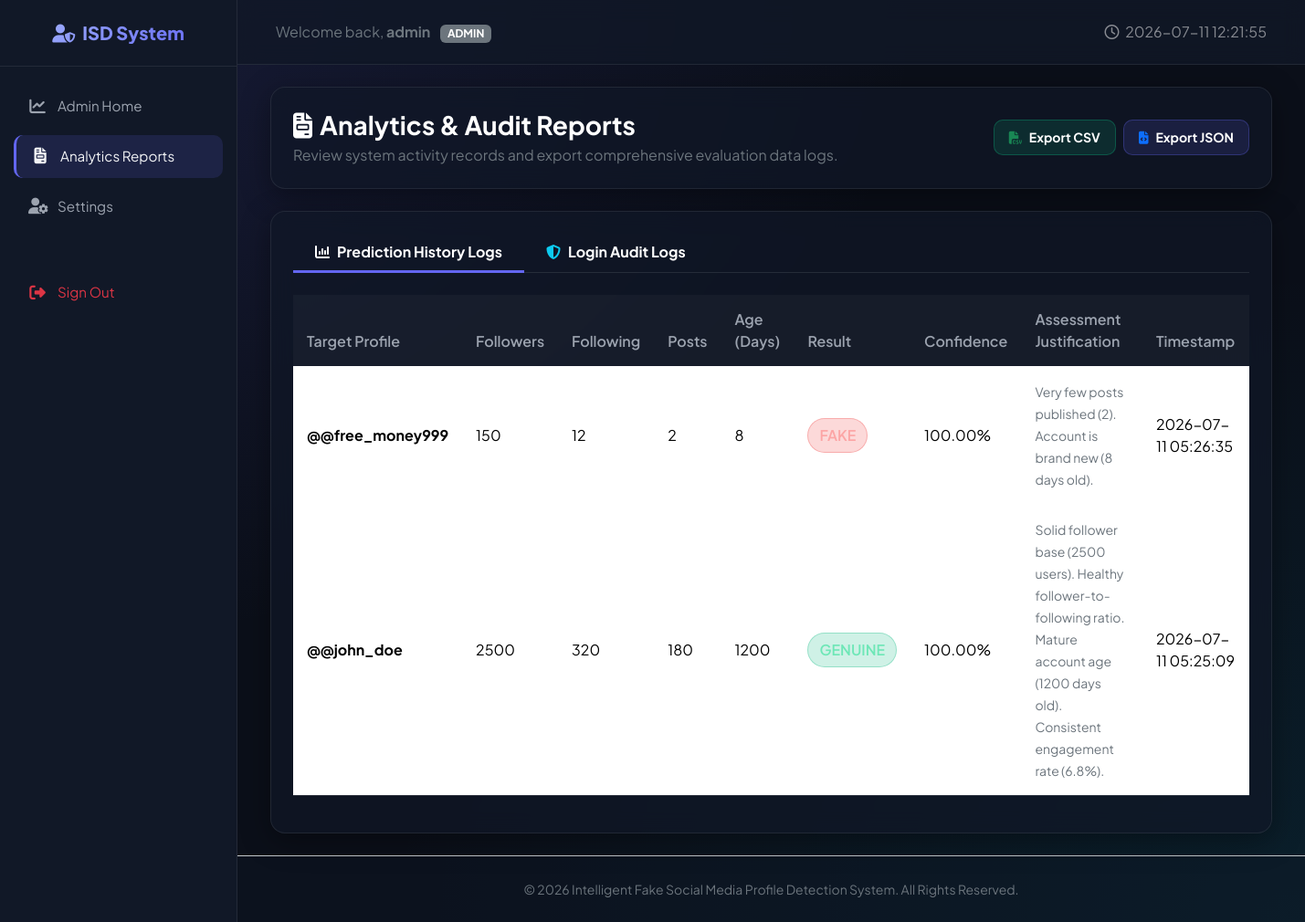
/reports (signed in), run on the app's committed database.
### app.py (models this page shows)
class Admin(db.Model, UserMixin):
    __tablename__ = 'admin'
    id = db.Column(db.Integer, primary_key=True)
    username = db.Column(db.String(50), unique=True, nullable=False)
    email = db.Column(db.String(100), unique=True, nullable=False)
    password_hash = db.Column(db.String(255), nullable=False)
    created_at = db.Column(db.DateTime, default=datetime.utcnow)

class PredictionHistory(db.Model):
    __tablename__ = 'prediction_history'
    id = db.Column(db.Integer, primary_key=True)
    user_id = db.Column(db.Integer, db.ForeignKey('users.id', ondelete='SET NULL'), nullable=True)
    username = db.Column(db.String(100), nullable=False)
    followers = db.Column(db.Integer, nullable=False)
    following = db.Column(db.Integer, nullable=False)
    posts = db.Column(db.Integer, nullable=False)
    bio_length = db.Column(db.Integer, nullable=False)
    has_profile_pic = db.Column(db.Boolean, nullable=False)
    is_verified = db.Column(db.Boolean, nullable=False)
    has_external_url = db.Column(db.Boolean, nullable=False)
    is_private = db.Column(db.Boolean, nullable=False)
    account_age_days = db.Column(db.Integer, nullable=False)
    engagement_rate = db.Column(db.Float, nullable=False)
    prediction_result = db.Column(db.String(20), nullable=False)
    confidence_score = db.Column(db.Float, nullable=False)
    reason = db.Column(db.Text, nullable=True)
    created_at = db.Column(db.DateTime, default=datetime.utcnow)

### app.py (the view)
@app.route('/reports')
@login_required
def reports():
    role = session.get('role')
    if role == 'admin':
        predictions = PredictionHistory.query.order_by(PredictionHistory.id.desc()).all()
        logins = LoginLog.query.order_by(LoginLog.id.desc()).all()
    else:
        predictions = PredictionHistory.query.filter_by(user_id=current_user.id).order_by(PredictionHistory.id.desc()).all()
        logins = LoginLog.query.filter_by(username=current_user.username).order_by(LoginLog.id.desc()).all()
    return render_template('reports.html', role=role, predictions=predictions, logins=logins)

### app.py (called while the page is built)
@app.context_processor
def inject_now():
    return {'datetime': datetime.utcnow().strftime('%Y-%m-%d %H:%M:%S')}

@login_manager.user_loader
def load_user(user_id):
    role = session.get('role')
    if role == 'admin':
        return Admin.query.get(int(user_id))
    else:
        return User.query.get(int(user_id))

### templates/reports.html (shortened to what this page needs)
{% extends "base.html" %}
{% block content %}
<div class="container-fluid">
    <div class="row mb-4">
        <div class="col-12">
            <div class="glass-card p-4 d-flex flex-column flex-md-row align-items-md-center justify-content-between gap-3">
                <div>
                    <h3 class="fw-bold text-white mb-1"><i class="fa-solid fa-file-invoice text-indigo me-2"></i>Analytics & Audit Reports</h3>
                    <p class="text-secondary mb-0">Review system activity records and export comprehensive evaluation data logs.</p>
                </div>
                <div class="d-flex gap-2">
                    <a href="{{ url_for('export_report', format_type='csv') }}" class="btn btn-secondary-custom btn-sm py-2 px-3 text-white fw-bold" style="background: rgba(16, 185, 129, 0.15); border: 1px solid rgba(16, 185, 129, 0.3);"><i class="fa-solid fa-file-csv me-2 text-success"></i>Export CSV</a>
                    <a href="{{ url_for('export_report', format_type='json') }}" class="btn btn-secondary-custom btn-sm py-2 px-3 text-white fw-bold" style="background: rgba(99, 102, 241, 0.15); border: 1px solid rgba(99, 102, 241, 0.3);"><i class="fa-solid fa-file-code me-2 text-primary"></i>Export JSON</a>
                </div>
            </div>
        </div>
    </div>
    <div class="row">
        <div class="col-12">
            <div class="glass-card p-4">
                <ul class="nav nav-tabs border-secondary border-opacity-25 mb-4" id="reportTabs" role="tablist">
                    <li class="nav-item" role="presentation">
                        <button class="nav-link active text-white fw-bold px-4 py-2 border-0 bg-transparent" id="predictions-tab" data-bs-toggle="tab" data-bs-target="#predictions" type="button" role="tab" aria-controls="predictions" aria-selected="true" style="border-bottom: 3px solid var(--primary) !important;">
                            <i class="fa-solid fa-chart-column me-2 text-indigo"></i>Prediction History Logs
                        </button>
                    </li>
                    <li class="nav-item" role="presentation">
                        <button class="nav-link text-white fw-bold px-4 py-2 border-0 bg-transparent" id="logins-tab" data-bs-toggle="tab" data-bs-target="#logins" type="button" role="tab" aria-controls="logins" aria-selected="false">
                            <i class="fa-solid fa-shield-halved me-2 text-info"></i>Login Audit Logs
                        </button>
                    </li>
                </ul>
                <div class="tab-content" id="reportTabsContent">
                    <div class="tab-pane fade show active" id="predictions" role="tabpanel" aria-labelledby="predictions-tab">
                        <div class="table-responsive">
                            <table class="table custom-table text-start">
                                <thead>
                                    <tr>
                                        <th>Target Profile</th>
                                        <th>Followers</th>
                                        <th>Following</th>
                                        <th>Posts</th>
                                        <th>Age (Days)</th>
                                        <th>Result</th>
                                        <th>Confidence</th>
                                        <th>Assessment Justification</th>
                                        <th>Timestamp</th>
                                    </tr>
                                </thead>
                                <tbody>
                                    {% for p in predictions %}
                                        <tr>
                                            <td><strong>@{{ p.username }}</strong></td>
                                            <td>{{ p.followers }}</td>
                                            <td>{{ p.following }}</td>
                                            <td>{{ p.posts }}</td>
                                            <td>{{ p.account_age_days }}</td>
                                            <td>
                                                {% if p.prediction_result == 'Fake' %}
                                                    <span class="badge-fake">FAKE</span>
                                                {% else %}
                                                    <span class="badge-genuine">GENUINE</span>
                                                {% endif %}
                                            </td>
                                            <td>{{ "%.2f"|format(p.confidence_score * 100) }}%</td>
                                            <td><small class="text-secondary">{{ p.reason }}</small></td>
                                            <td>{{ p.created_at.strftime('%Y-%m-%d %H:%M:%S') }}</td>
                                        </tr>
                                    {% else %}
                                        <tr>
                                            <td colspan="9" class="text-center py-4 text-secondary">
                                                <i class="fa-solid fa-folder-open fs-2 mb-2 opacity-50"></i><br>No prediction records found.
                                            </td>
                                        </tr>
                                    {% endfor %}
                                </tbody>
                            </table>
                        </div>
                    </div>
                </div>
            </div>
        </div>
    </div>
</div>
{% endblock %}

### templates/base.html (shortened to what this page needs)
<!DOCTYPE html>
<html lang="en">
<head>
    <link href="https://cdn.jsdelivr.net/npm/bootstrap@5.3.3/dist/css/bootstrap.min.css" rel="stylesheet">
    <link href="https://cdnjs.cloudflare.com/ajax/libs/font-awesome/6.5.2/css/all.min.css" rel="stylesheet">
    <link href="{{ url_for('static', filename='css/style.css') }}" rel="stylesheet">
</head>
<body>
    <div id="wrapper">
        {% if current_user.is_authenticated %}
        <nav id="sidebar">
            <div class="sidebar-header text-center">
                <h4><i class="fa-solid fa-user-shield me-2"></i>ISD System</h4>
            </div>
            <ul class="list-unstyled components">
                {% if session.get('role') == 'admin' %}
                    <li class="{% if request.path == '/admin/dashboard' %}active{% endif %}">
                        <a href="{{ url_for('admin_dashboard') }}"><i class="fa-solid fa-chart-line"></i>Admin Home</a>
                    </li>
                {% else %}
                    <li class="{% if request.path == '/dashboard' %}active{% endif %}">
                        <a href="{{ url_for('dashboard') }}"><i class="fa-solid fa-gauge"></i>Dashboard</a>
                    </li>
                {% endif %}
                <li class="{% if request.path == '/reports' %}active{% endif %}">
                    <a href="{{ url_for('reports') }}"><i class="fa-solid fa-file-invoice"></i>Analytics Reports</a>
                </li>
                <li class="{% if request.path == '/profile' %}active{% endif %}">
                    <a href="{{ url_for('profile') }}"><i class="fa-solid fa-user-gear"></i>Settings</a>
                </li>
                <li class="mt-5">
                    <a href="{{ url_for('logout') }}" class="text-danger"><i class="fa-solid fa-right-from-bracket"></i>Sign Out</a>
                </li>
            </ul>
        </nav>
        {% endif %}
        <div id="content" class="d-flex flex-column">
            <nav class="navbar navbar-expand-lg top-navbar">
                <div class="container-fluid">
                    {% if current_user.is_authenticated %}
                        <span class="navbar-text text-secondary">
                            Welcome back, <strong>{{ current_user.username }}</strong>
                            <span class="badge bg-secondary ms-2">{{ session.get('role')|upper }}</span>
                        </span>
                    {% else %}
                        <a class="navbar-brand text-white fw-bold d-flex align-items-center" href="{{ url_for('index') }}">
                            <i class="fa-solid fa-shield-halved text-indigo me-2 fs-4"></i> FakeProfileDetect
                        </a>
                    {% endif %}
                    <div class="collapse navbar-collapse" id="navbarSupportedContent">
                        <ul class="navbar-nav ms-auto mb-2 mb-lg-0 align-items-center">
                            {% if not current_user.is_authenticated %}
                                <li class="nav-item">
                                    <a class="nav-link text-white-50 px-3" href="{{ url_for('index') }}">Home</a>
                                </li>
                                <li class="nav-item">
                                    <a class="nav-link text-white-50 px-3" href="{{ url_for('login') }}">User Sign In</a>
                                </li>
                                <li class="nav-item">
                                    <a class="nav-link text-white-50 px-3" href="{{ url_for('admin_login') }}">Admin Portal</a>
                                </li>
                                <li class="nav-item ms-2">
                                    <a class="btn btn-primary-custom px-4" href="{{ url_for('register') }}">Get Started</a>
                                </li>
                            {% else %}
                                <li class="nav-item">
                                    <span class="text-white-50"><i class="fa-regular fa-clock me-1"></i> {{ datetime }}</span>
                                </li>
                            {% endif %}
                        </ul>
                    </div>
                </div>
            </nav>
            <main class="container-fluid p-4 flex-grow-1">
                {% block content %}{% endblock %}
            </main>
            <footer class="text-center py-4 mt-auto border-top border-secondary-subtle" style="background: rgba(17, 24, 39, 0.4);">
                <div class="container text-secondary">
                    <small>© 2026 Intelligent Fake Social Media Profile Detection System. All Rights Reserved.</small>
                </div>
            </footer>
        </div>
    </div>
</body>
</html>

### static/css/style.css (style rules this page uses)
:root { --bg-primary: #0b0f19; --bg-secondary: #111827; --bg-card: rgba(17, 24, 39, 0.7); --border-color: rgba(255, 255, 255, 0.08); --text-primary: #f3f4f6; --text-secondary: #9ca3af; --text-muted: #6b7280; --primary: #6366f1; --primary-hover: #4f46e5; --primary-glow: rgba(99, 102, 241, 0.3); --success: #10b981; --success-glow: rgba(16, 185, 129, 0.2); --danger: #ef4444; --danger-glow: rgba(239, 68, 68, 0.2); --warning: #f59e0b; --info: #06b6d4; --transition-speed: 0.3s; --sidebar-width: 260px; }
body { font-family: 'Plus Jakarta Sans', sans-serif; background-color: var(--bg-primary); color: var(--text-primary); min-height: 100vh; overflow-x: hidden; background-image: radial-gradient(at 0% 0%, rgba(99, 102, 241, 0.15) 0px, transparent 50%), radial-gradient(at 100% 100%, rgba(6, 182, 212, 0.1) 0px, transparent 50%); background-attachment: fixed; }
.glass-card { background: var(--bg-card); backdrop-filter: blur(12px); -webkit-backdrop-filter: blur(12px); border: 1px solid var(--border-color); border-radius: 16px; box-shadow: 0 8px 32px 0 rgba(0, 0, 0, 0.37); transition: transform var(--transition-speed) ease, box-shadow var(--transition-speed) ease; }
#wrapper { display: flex; width: 100%; align-items: stretch; }
#sidebar { min-width: var(--sidebar-width); max-width: var(--sidebar-width); background: var(--bg-secondary); border-right: 1px solid var(--border-color); min-height: 100vh; transition: all var(--transition-speed); z-index: 100; }
#sidebar .sidebar-header { padding: 24px; border-bottom: 1px solid var(--border-color); }
#sidebar .sidebar-header h4 { background: linear-gradient(135deg, #a5b4fc 0%, #818cf8 50%, #6366f1 100%); -webkit-background-clip: text; -webkit-text-fill-color: transparent; font-weight: 800; font-size: 1.25rem; margin: 0; }
#sidebar ul.components { padding: 20px 0; }
#sidebar ul li { padding: 0 15px; margin-bottom: 8px; }
#sidebar ul li a { padding: 12px 16px; font-size: 0.95rem; display: flex; align-items: center; color: var(--text-secondary); border-radius: 10px; text-decoration: none; transition: all var(--transition-speed); }
#sidebar ul li a i { margin-right: 12px; font-size: 1.1rem; width: 20px; text-align: center; }
#sidebar ul li a:hover, #sidebar ul li.active a { color: var(--text-primary); background: rgba(99, 102, 241, 0.15); border-left: 3px solid var(--primary); }
#content { width: 100%; min-height: 100vh; transition: all var(--transition-speed); }
.top-navbar { background: rgba(17, 24, 39, 0.8); backdrop-filter: blur(12px); border-bottom: 1px solid var(--border-color); padding: 15px 30px; }
.btn-secondary-custom { background: rgba(55, 65, 81, 0.7); border: 1px solid var(--border-color); color: var(--text-primary); font-weight: 600; border-radius: 10px; padding: 10px 24px; transition: all var(--transition-speed); }
.custom-table { color: var(--text-primary); }
.custom-table thead th { background-color: rgba(255, 255, 255, 0.03); border-bottom: 1px solid var(--border-color); color: var(--text-secondary); font-weight: 600; padding: 15px; }
.custom-table tbody td { border-bottom: 1px solid var(--border-color); padding: 15px; vertical-align: middle; }
.badge-fake { background: var(--danger-glow); color: #fca5a5; border: 1px solid rgba(239, 68, 68, 0.3); padding: 6px 12px; border-radius: 20px; font-weight: 600; display: inline-block; animation: pulse-danger 2s infinite; }
.badge-genuine { background: var(--success-glow); color: #6ee7b7; border: 1px solid rgba(16, 185, 129, 0.3); padding: 6px 12px; border-radius: 20px; font-weight: 600; display: inline-block; }

### data on the page
Admin: username "admin", get "ADMIN"
PredictionHistory: username "@free_money999", followers "150", following "12", posts "2", account_age_days "8", prediction_result "FAKE", p.confidence_score*100 "100.00", reason "Very few posts published (2). Account is brand new (8 days old).", created_at "2026-07-11 05:26:35"
PredictionHistory: username "@john_doe", followers "2500", following "320", posts "180", account_age_days "1200", prediction_result "GENUINE", p.confidence_score*100 "100.00", reason "Solid follower base (2500 users). Healthy follower-to-following ratio. Mature account age (1200 days old). Consistent engagement rate (6.8%).", created_at "2026-07-11 05:25:09"
